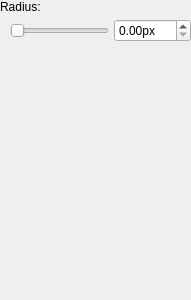
<?xml version="1.0" encoding="UTF-8"?>
<ui version="4.0">
 <class>FilterWidget</class>
 <widget class="QWidget" name="FilterWidget">
  <property name="geometry">
   <rect>
    <x>0</x>
    <y>0</y>
    <width>191</width>
    <height>300</height>
   </rect>
  </property>
  <property name="windowTitle">
   <string>Form</string>
  </property>
  <layout class="QVBoxLayout" name="verticalLayout" stretch="0,1">
   <property name="spacing">
    <number>0</number>
   </property>
   <property name="leftMargin">
    <number>0</number>
   </property>
   <property name="topMargin">
    <number>0</number>
   </property>
   <property name="rightMargin">
    <number>0</number>
   </property>
   <property name="bottomMargin">
    <number>0</number>
   </property>
   <item>
    <layout class="QVBoxLayout" name="verticalLayout_6">
     <property name="spacing">
      <number>5</number>
     </property>
     <item>
      <widget class="QLabel" name="label_2">
       <property name="text">
        <string>Radius:</string>
       </property>
      </widget>
     </item>
     <item>
      <layout class="QHBoxLayout" name="horizontalLayout_3">
       <property name="spacing">
        <number>5</number>
       </property>
       <property name="leftMargin">
        <number>10</number>
       </property>
       <item>
        <widget class="QSlider" name="mSliderRadius">
         <property name="maximum">
          <number>10000</number>
         </property>
         <property name="orientation">
          <enum>Qt::Horizontal</enum>
         </property>
        </widget>
       </item>
       <item>
        <widget class="QDoubleSpinBox" name="mSpinRadius">
         <property name="suffix">
          <string>px</string>
         </property>
         <property name="maximum">
          <double>100.000000000000000</double>
         </property>
         <property name="singleStep">
          <double>0.100000000000000</double>
         </property>
        </widget>
       </item>
      </layout>
     </item>
    </layout>
   </item>
   <item>
    <spacer name="verticalSpacer">
     <property name="orientation">
      <enum>Qt::Vertical</enum>
     </property>
     <property name="sizeHint" stdset="0">
      <size>
       <width>0</width>
       <height>0</height>
      </size>
     </property>
    </spacer>
   </item>
  </layout>
 </widget>
 <resources/>
 <connections/>
</ui>
